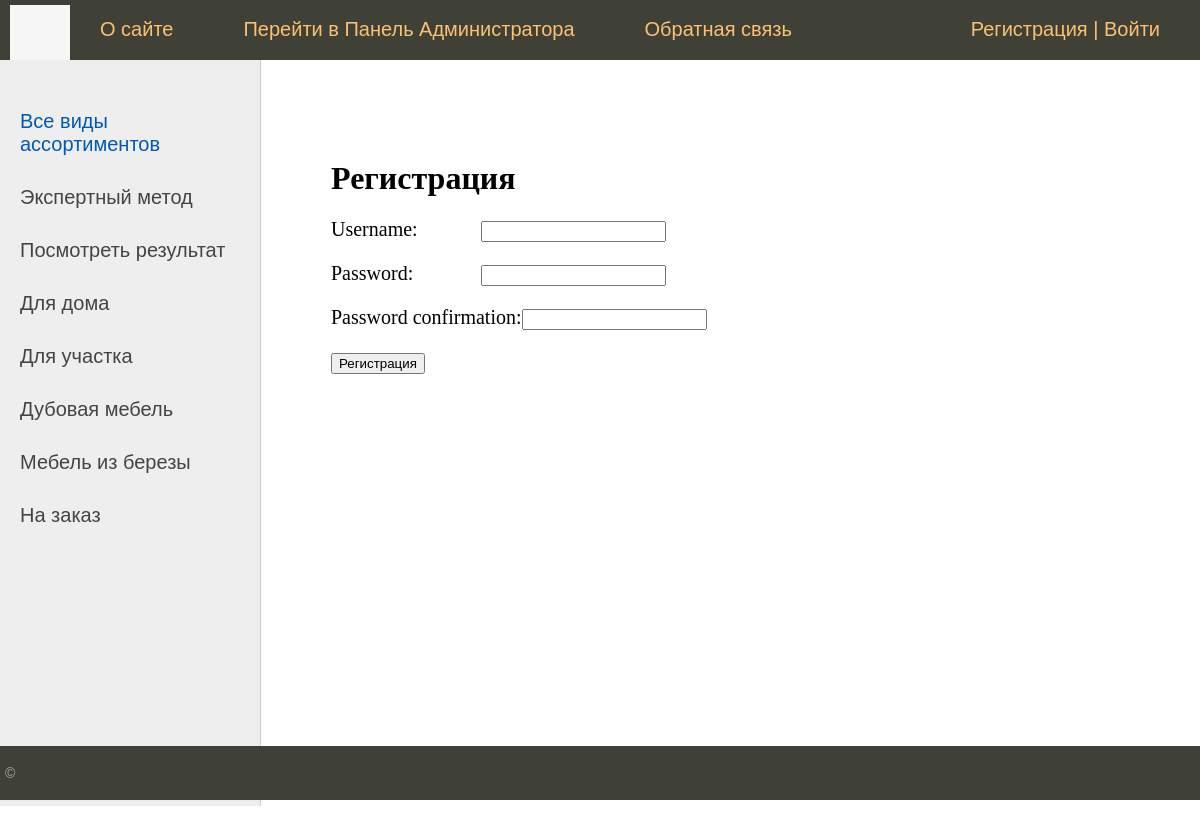
The page /register/ on the database as committed earlier.
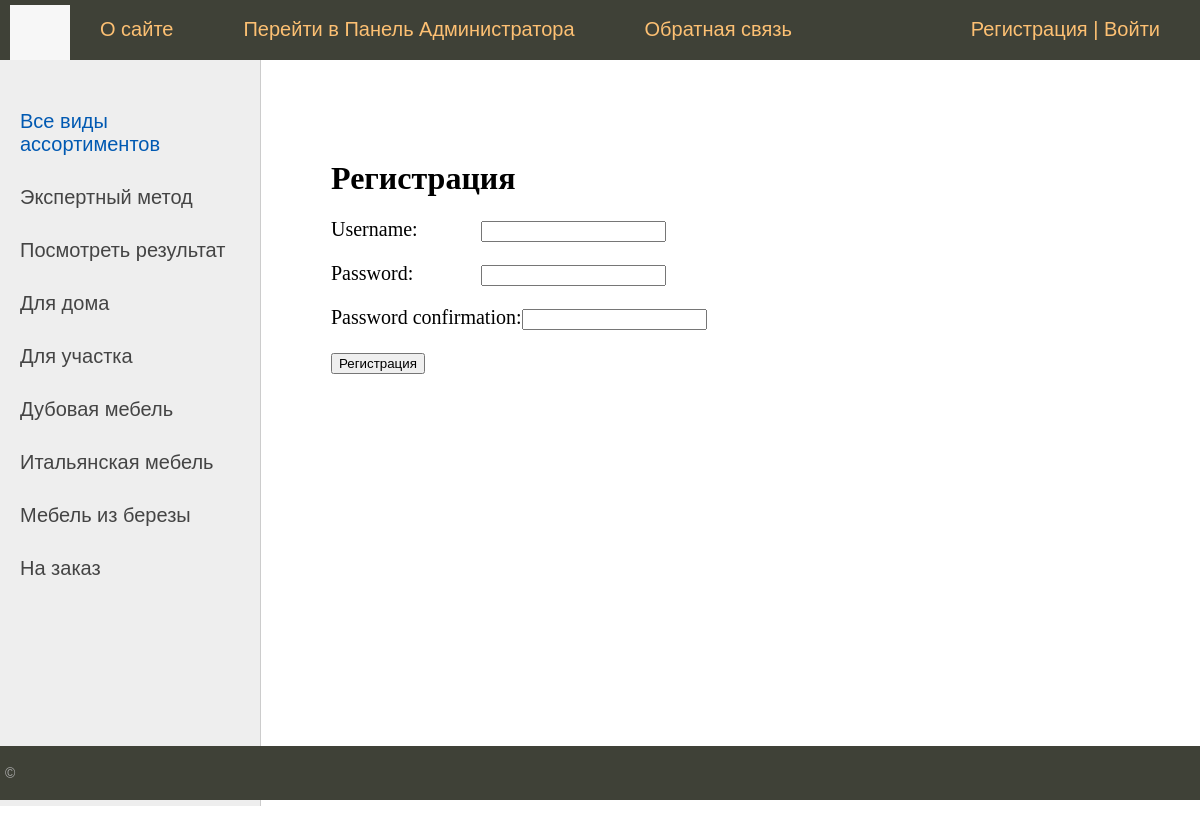
The same page on the database as committed later.
### furniture/models.py (models this page shows, shortened)
class Category(models.Model):
        name = models.CharField(max_length=100, db_index=True, verbose_name='Ассортимент')
        slug = models.SlugField(max_length=255, unique=True, db_index=True, verbose_name="URL")
        def get_absolute_url(self):
            return reverse('category', kwargs={'cat_slug': self.slug})
        class Meta:
            verbose_name ='Ассортимент'
            verbose_name_plural ='Ассортименты'
            ordering=['id']

### furniture/views.py (the view, shortened to what this page needs)
# urls.py: path('register/', RegisterUser.as_view(), name = 'register'),
class RegisterUser(DataMixin, CreateView):
     form_class = UserCreationForm
     template_name = 'furniture/register.html'
     success_url = reverse_lazy('login')
     def get_context_data(self, *, object_list=None, **kwargs):
         context = super().get_context_data(**kwargs)
         c_def = self.get_user_context(title="Регистрация")
         return dict(list(context.items())+list(c_def.items()))

### furniture/utils.py (called while the page is built)
        def get_user_context(self, **kwargs):
                context = kwargs
                cats = Category.objects.all()
                cats = Category.objects.annotate(Count('furniture'))
                user_menu = menu.copy()
                if not self.request.user.is_authenticated:
                        user_menu.pop(1)
                context['menu'] = menu
                context['cats'] = cats
                if 'cat_selected' not in context:
                        context['cat_selected'] = 0
                return context

### furniture/templates/furniture/register.html (shortened to what this page needs)
{% extends 'furniture/base.html' %}
{% block content %}
<h1>{{title}}</h1>
<form method="post">
    {% for f in form %}
<p><label class="form-label" for="{{ f.id_for_label }}">{{f.label}}: </label>{{ f }}</p>
{% endfor %}
    <button type="submit">Регистрация</button>
</form>
{% endblock %}

### furniture/templates/furniture/base.html (shortened to what this page needs)
{% load static %}
{% load furniture_tags %}
<!DOCTYPE html>
<html>
<head>
	<link type="text/css" href="{% static 'Furniture/css/style.css' %}" rel="stylesheet" />
</head>
<body>
<table class="table-page" border=0 cellpadding="0" cellspacing="0">
<tr><td valign=top>
{% block mainmenu %}
		<div class="header">
			<ul id="mainmenu" class="mainmenu">
			<li class="logo"><a href="{% url 'home' %}"><div class="logo"></div></a></li>
{% for m in menu %}
			<li><a href="{% url m.url_name %}">{{m.title}}</a></li>
{% endfor %}
				{% if request.user.is_authenticated %}
				<li class="last"> {{user.username}} | <a href="{% url 'logout' %}">Выйти</a></li>
				{% else %}
				<li class="last"><a href="{% url 'register' %}">Регистрация</a> | <a href="{% url 'login' %}">Войти</a></li>
				{% endif %}
			</ul>
		</div>
{% endblock mainmenu %}
<table class="table-content" border=0 cellpadding="0" cellspacing="0">
<tr>
	<td valign="top" class="left-chapters">
	<ul id="leftchapters">
{% if cat_selected == 0 %}
		<li class="selected">Все виды ассортиментов</li>
{% else %}
		<li><a href="{% url 'home' %}">Все виды ассортиментов</a></li>
{% endif %}
<li><a href="{% url 'grade' %}">Экспертный метод</a></li> <li><a href="{% url 'mass' %}">Посмотреть результат</a></li>
{% for c in cats %}
{% if c.furniture__count > 0 %}
	{% if c.pk == cat_selected %}
		<li class="selected">{{c.name}}</li>
	{% else %}
		<li><a href="{{ c.get_absolute_url }}">{{c.name}}</a></li>
	{% endif %}
{% endif %}
{% endfor %}
	</ul>
</td>
<td valign="top" class="content">
	<div class="content-text">
{% block content %}
{% endblock %}
	</div>
</td></tr></table>
</td></tr>
<tr><td valign=top>
	<div id="footer">
		<p>&copy</p>
	</div>
</td></tr></table>
</body>
</html>

Rows that differ between the two databases and show on the page:
added Category: name "Итальянская мебель"
